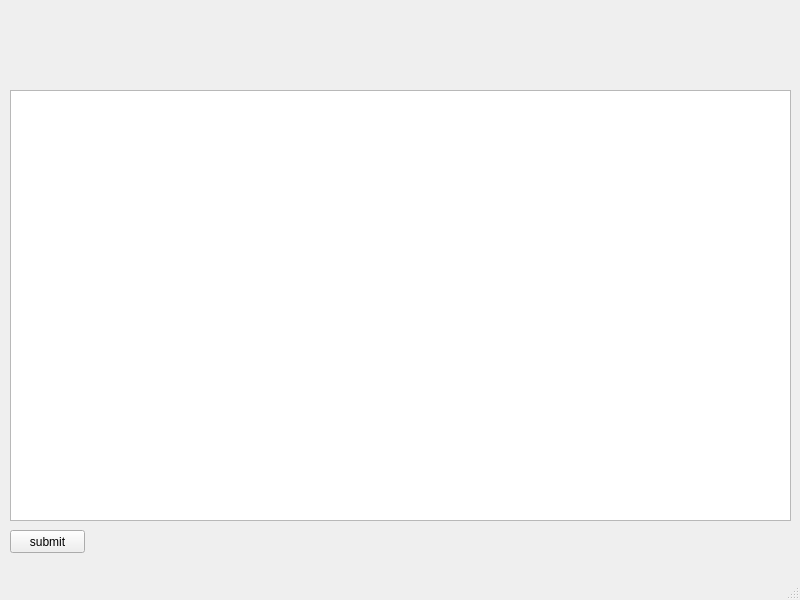
<?xml version="1.0" encoding="UTF-8"?>
<ui version="4.0">
 <class>MainWindow</class>
 <widget class="QMainWindow" name="MainWindow">
  <property name="geometry">
   <rect>
    <x>0</x>
    <y>0</y>
    <width>800</width>
    <height>600</height>
   </rect>
  </property>
  <property name="windowTitle">
   <string>MainWindow</string>
  </property>
  <widget class="QWidget" name="centralwidget">
   <widget class="QLabel" name="label">
    <property name="geometry">
     <rect>
      <x>10</x>
      <y>10</y>
      <width>781</width>
      <height>71</height>
     </rect>
    </property>
    <property name="text">
     <string/>
    </property>
   </widget>
   <widget class="QTextEdit" name="codeBox">
    <property name="geometry">
     <rect>
      <x>10</x>
      <y>90</y>
      <width>781</width>
      <height>431</height>
     </rect>
    </property>
   </widget>
   <widget class="QPushButton" name="submitBtn">
    <property name="geometry">
     <rect>
      <x>10</x>
      <y>530</y>
      <width>75</width>
      <height>23</height>
     </rect>
    </property>
    <property name="text">
     <string>submit</string>
    </property>
   </widget>
  </widget>
  <widget class="QMenuBar" name="menubar">
   <property name="geometry">
    <rect>
     <x>0</x>
     <y>0</y>
     <width>800</width>
     <height>21</height>
    </rect>
   </property>
  </widget>
  <widget class="QStatusBar" name="statusbar"/>
 </widget>
 <resources/>
 <connections/>
</ui>
